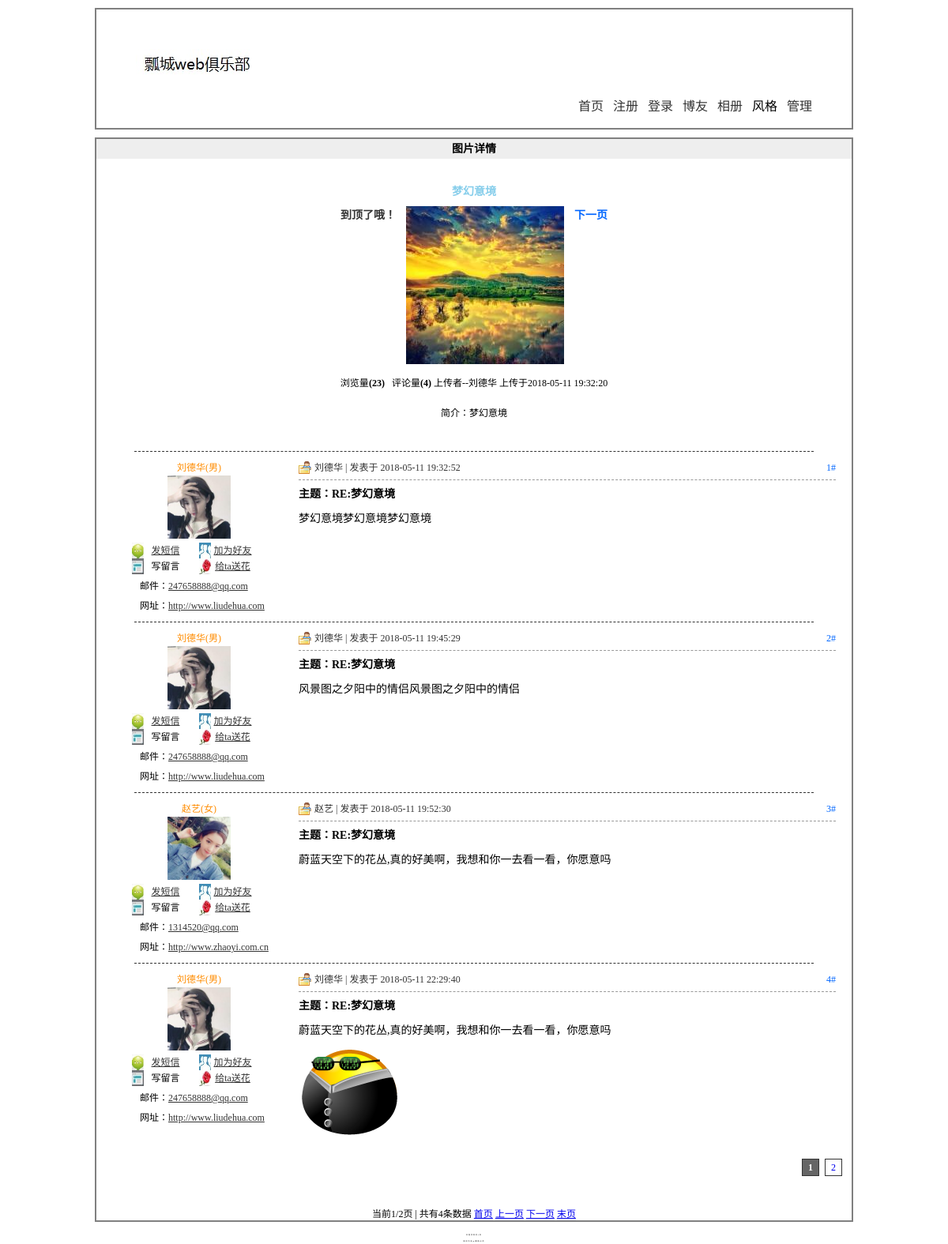
The app's page /photo_detail.php?id=32 with its own data.
### tables this page shows
CREATE TABLE IF NOT EXISTS `tg_photo` (
  `tg_id` mediumint(8) unsigned NOT NULL AUTO_INCREMENT,
  `tg_name` varchar(20) NOT NULL,
  `tg_url` varchar(200) NOT NULL,
  `tg_content` varchar(200) DEFAULT NULL,
  `tg_sid` mediumint(8) unsigned NOT NULL,
  `tg_username` varchar(20) NOT NULL DEFAULT '刘德华',
  `tg_readcount` smallint(5) NOT NULL DEFAULT '0',
  `tg_commendcount` smallint(5) NOT NULL DEFAULT '0',
  `tg_date` datetime NOT NULL,
  PRIMARY KEY (`tg_id`)
);

CREATE TABLE IF NOT EXISTS `tg_photo_commend` (
  `tg_id` mediumint(8) unsigned NOT NULL AUTO_INCREMENT,
  `tg_title` varchar(200) NOT NULL COMMENT '//评论标题',
  `tg_content` text NOT NULL COMMENT '//评论内容',
  `tg_sid` mediumint(8) unsigned NOT NULL COMMENT '//图片id',
  `tg_username` varchar(20) NOT NULL COMMENT '//评论者',
  `tg_date` datetime NOT NULL COMMENT '//评论时间',
  PRIMARY KEY (`tg_id`)
);

CREATE TABLE IF NOT EXISTS `tg_user` (
  `tg_id` int(10) unsigned NOT NULL AUTO_INCREMENT,
  `tg_username` varchar(20) NOT NULL,
  `tg_password` char(40) NOT NULL,
  `tg_question` varchar(20) NOT NULL,
  `tg_answer` char(40) NOT NULL,
  `tg_sex` char(1) NOT NULL,
  `tg_face` char(12) NOT NULL,
  `tg_switch` tinyint(1) unsigned NOT NULL DEFAULT '0',
  `tg_autograph` varchar(200) DEFAULT NULL,
  `tg_email` varchar(20) DEFAULT NULL,
  `tg_qq` varchar(10) DEFAULT NULL,
  `tg_url` varchar(40) DEFAULT NULL,
  PRIMARY KEY (`tg_id`)
);

### includes/mysql.func.php (called while the page is built, shortened)
<?php
function _query($sql){
	if(!$result=mysql_query($sql)){
		exit('SQL语句执行失败');
	}
	return $result;
}
function _fetch_array($sql){
	return mysql_fetch_array(_query($sql),MYSQL_ASSOC);
}
function _fetch_array_list($result){
	return mysql_fetch_array($result,MYSQL_ASSOC);
}
function _num_rows($result){
	return mysql_num_rows($result);
}
?>

### photo_detail.php (the view, shortened to what this page needs)
<?php
	require dirname(__FILE__)."./includes/common.inc.php";
	if(isset($_GET['id'])){
		if(!!$rows=_fetch_array("SELECT tg_id,tg_name,tg_url,tg_content,tg_sid,tg_username,
										tg_readcount,tg_commendcount,tg_date
										FROM tg_photo
										WHERE tg_id='{$_GET['id']}' LIMIT 1
							    ")){
			$_html=array();
			$_html['id']=$rows['tg_id'];
			$_html['sid']=$rows['tg_sid'];
			$_html['name']=$rows['tg_name'];
			$_html['url']=$rows['tg_url'];
			$_html['content']=$rows['tg_content'];
			$_html['username']=$rows['tg_username'];
			$_html['readcount']=$rows['tg_readcount'];
			$_html['commendcount']=$rows['tg_commendcount'];
			$_html['date']=$rows['tg_date'];
			$_html=_html($_html);
		   	$_id='id='.$_html['id'].'&';
			global $_pagenum,$_pagesize,$_page;
			page("SELECT tg_id FROM tg_photo_commend WHERE tg_sid='{$_html['id']}'",3);
			$result=_query("SELECT tg_title,tg_content,tg_username,tg_date
									FROM tg_photo_commend
									WHERE tg_sid='{$_html['id']}'
									ORDER BY tg_date ASC
							");
			$_html['preid']=_fetch_array("SELECT min(tg_id) AS id FROM tg_photo
										  WHERE tg_sid='{$_html['sid']}'
										        AND tg_id>'{$_html['id']}'
							");
			if(!empty($_html['preid']['id'])){
				$_html['pre']='<a href="photo_detail.php?id='.$_html['preid']['id'].'">上一页</a>';
			}else{
				$_html['pre']='<span>到顶了哦！</span>';
			}
			$_html['nextid']=_fetch_array("SELECT max(tg_id) AS id FROM tg_photo
										  WHERE tg_sid='{$_html['sid']}'
										        AND tg_id<'{$_html['id']}'
							");
			if(!empty($_html['nextid']['id'])){
				$_html['next']='<a href="photo_detail.php?id='.$_html['nextid']['id'].'">下一页</a>';
			}else{
				$_html['next']='<span>到底了哦！</span>';
			}
		}else{
			_alert_back('不存在此图片');
		}
	}else{
		_alert_back('非法操作');
	}
?>
<!DOCTYPE html>
<html>
	<head>
		<?php require ROOT_PATH."includes/title.inc.php";?>
	</head>
	<body>
		<?php
			require ROOT_PATH."includes/header.inc.php";
		?>
		<div id="photo">
			<h2>图片详情</h2>
			<dl class="detail">
				<dd class="name"><?php echo $_html['name']?></dd>
				<dt>
					<?php echo $_html['pre']?>
					<img src="<?php echo $_html['url']?>"/>
					<?php echo $_html['next']?>
				</dt>
				<dd>浏览量<strong>(<?php echo $_html['readcount']?>)</strong> &nbsp;
					评论量<strong>(<?php echo $_html['commendcount']?>)</strong>
				          上传者--<?php echo $_html['username']?>&nbsp;上传于<?php echo $_html['date']?></dd>
				<dd>简介：<?php echo  $_html['content']?></dd>
			</dl>
			<?php
				 $_i=1;
				 while(!!$rows=_fetch_array_list($result)){
				 	$_html['username']=$rows['tg_username'];
				   	$_html['retitle']=$rows['tg_title'];
				   	$_html['content']=$rows['tg_content'];
				   	$_html['date']=$rows['tg_date'];
					if(!!$rows=_fetch_array("SELECT tg_id,tg_sex,tg_face,tg_email,
												tg_url
												FROM tg_user
												WHERE tg_username='{$_html['username']}'")){
					$_html['userid']=$rows['tg_id'];
					$_html['sex']=$rows['tg_sex'];
				   	$_html['face']=$rows['tg_face'];
				   	$_html['email']=$rows['tg_email'];
				   	$_html['url']=$rows['tg_url'];
				   	$_html=_html($_html);
			   	}else{
			   	}
			?>
			<p class="line"></p>
			<div id="re">
				<dl>
					<dd class="user"><?php echo $_html['username'];?>(<?php echo $_html['sex']?>)</dd>
					<dt><img src="<?php echo $_html['face'] ?>" title="<?php echo $_html['username']?>"/></dt>
					<dd class="message"><a href="javascript:;" name="message" title="<?php echo $_html['userid']?>">发短信</a></dd>
					<dd class="friend"><a href="javascript:;" name="friend" title="<?php echo $_html['userid']?>"
						onclick="javascript:window.open('friend.php','friend','width=400,height=250,top=200,left=200')">
						加为好友</a></dd>
					<dd class="guest">写留言</dd>
					<dd class="flower"><a href="javascript:;" name="flower" title="<?php echo $_html['userid']?>"
						onclick="javascript:window.open('flower.php','flower','width=400,height=250,top=250,left=300')">
						给ta送花</a>
					</dd>
					<dd class="email">邮件：<a href="<?php echo $_html['email']?>"><?php echo $_html['email']?></a></dd>
					<dd class="url">网址：<a href="<?php echo $_html['url']?>"><?php echo $_html['url']?></a></dd>
				</dl>
				<div class="content">
					<div class="user">
						<span><?php echo $_i+(($_page-1)*$_pagesize);?>#</span><?php echo $_html['username']?>  | 发表于 <?php echo $_html['date']?>
					</div>
					<h3>
						主题：<?php echo $_html['retitle']?>
					</h3>
					<div class="detail">
						<?php echo _ubb($_html['content'])?>
					</div>
				</div>
			</div>
			<?php
				$_i++;
			}
				_page(1);
				_page(2);
			?>
		</div>
		<?php
			require ROOT_PATH."includes/footer.inc.php";
		?>
	</body>
</html>

### includes/global.func.php (shortened to what this page needs)
<?php
function _page($type){
	global $_page,$pagemax,$num,$_id;
	if($type==1){
	echo '<div id="page_num">';
		echo'<ul>';
			for($i=1;$i<=$pagemax;$i++){
				if($_page==$i){
					echo '<li><a href="'.SCRIPT.'.php?'.$_id.'page='.($i).'" class="selected">'.($i).'</a></li>';
				}else{
					echo '<li><a href="'.SCRIPT.'.php?'.$_id.'page='.($i).'">'.($i).'</a></li>';
				}
			}
		echo'</ul>';
	echo '</div>';
	}elseif($type==2){
		echo '<div id="page_text">';
			echo '<ul style="text-align: center;">';
				echo "<br/><br/>";
				echo "<a>当前{$_page}/{$pagemax}页  | 共有{$num}条数据</a>";
				echo ' <a href="'.SCRIPT.'.php?'.$_id.'page=1">首页</a> ';
				echo ' <a href="'.SCRIPT.'.php?'.$_id.'page='.($_page-1).'">上一页</a> ';
				echo ' <a href="'.SCRIPT.'.php?'.$_id.'page='.($_page+1).'">下一页</a> ';
				echo ' <a href="'.SCRIPT.'.php?'.$_id.'page='.$pagemax.'">末页</a> ';
			echo '</ul>';
		echo '</div>';
	}else{
		_page(1);
	}
}
function page($_sql,$size){
	if(isset($_GET['page'])){
		$_page=$_GET['page'];
		if(empty($_page)||$_page<0||!is_numeric($_page)){
			$_page=1;
		}else{
			$_page=intval($_page);
		}
	}else{
		$_page=1;
	}
	$_pagesize=$size;
	$num=_num_rows(_query($_sql));
	if($num==0){
		$_page=1;
	}else{
		$pagemax=ceil($num/$_pagesize);
	}
}
function _html($string){
	if(is_array($string)){
		foreach($string as $_key=>$_value){
		$string[$_key]=_html($_value);
		}
	}else{
		$string=htmlspecialchars($string);
	}
	return $string;
}
function _ubb($_string){
	$_string=nl2br($_string);
	$_string=preg_replace('/\[b\](.*)\[\/b\]/U','<strong>\1</strong>',$_string);
	$_string=preg_replace('/\[i\](.*)\[\/i\]/U','<em>\1</em>',$_string);
	$_string=preg_replace('/\[u\](.*)\[\/u\]/U','<span style="text-decoration: underline">\1</span>',$_string);
	$_string=preg_replace('/\[size=(.*)\](.*)\[\/size\]/U','<span style="font-size: \1px">\2</span>',$_string);
	$_string=preg_replace('/\[img\](.*)\[\/img\]/U','<img src="\1" alt="图片"/>',$_string);
	$_string=preg_replace('/\[flash\](.*)\[\/flash\]/U','<embed style="width:400px;height:400px" src="\1"/>',$_string);
	$_string=preg_replace('/\[color=(.*)\](.*)\[\/color\]/U','<span style="color:\1">\2</span>',$_string);
	$_string=preg_replace('/\[url\](.*)\[\/url\]/U','<a href="\1">\1</a>',$_string);
	$_string=preg_replace('/\[email\](.*)\[\/email\]/U','<a href="\1">\1</a>',$_string);
	return $_string;
}
?>

### css/css1/base.css (style rules this page uses)
* { padding: 0; margin: 0; }
body { width: 960px; margin: 0 auto;; background-color: #fff; }
ul { list-style-type: none; }
h2 { background: #eee; font-size: 14px; height: 25px; line-height: 25px; text-indent: 10px; }

### css/css1/photo_detail.css (style rules this page uses)
#photo { width: auto; height: auto; border: 2px solid gray; font-size: 12px; }
#photo h2 { text-indent: 0; text-align: center; }
#photo dl.detail { text-align: center; margin: 20px; }
#photo dl.detail dd { padding: 10px; }
#photo dl.detail dt a { font-size: 14px; text-decoration: none; color: #0066FF; font-weight: bold; padding: 10px; vertical-align: top; }
#photo dl.detail dt span { font-size: 14px; font-weight: bold; color: #333; padding: 10px; vertical-align: top; }
#photo dl.detail dd.name { font-size: 14px; font-weight: bold; color: skyblue; }
#photo p.line { width: 90%; clear: both; height: 10px; border-bottom: #333333 dashed 1px; margin: 0 auto; }
#photo div#re dl { width: 170px; float: left; padding: 10px 0 0 45px; }
#photo div#re dl dd { width: 85px; height: 20px; line-height: 20px; text-align: center; float: left; }
#photo #re dl dd.email { width: 220px; padding: 5px 0 0 10px; text-align: left; }
#photo #re dl dd.url { width: 250px; padding: 5px 0 0 10px; text-align: left; }
#photo #re dl dd.user { width: 170px; color: darkorange; text-align: center; }
#photo #re dl dd.message { background: url(../../img/1.jpg) no-repeat 0 center; background-size: 15px 100%; }
#photo #re dl dd.friend { background: url(../../img/2.jpg) no-repeat 0px center; background-size: 15px 100%; }
#photo #re dl dd.guest { background: url(../../img/3.jpg) no-repeat 0 center; background-size: 15px 100%; }
#photo #re dl dd.flower { background: url(../../img/4.jpg) no-repeat 0px center; background-size: 15px 100%; }
#photo div.content { float: right; width: 680px; padding: 5px 20px 0 0; }
#photo div.content .user { border-bottom: #999999 dashed 1px; background: url(../../img/user.jpg) no-repeat left center; padding: 0 0 0 20px; color: #333333; height: 30px; line-height: 30px; }
#photo div.content .user span { float: right; color: #0066FF; }
#photo div.content h3 { font-size: 14px; height: 35px; line-height: 35px; }
#photo div.content .detail { line-height: 200%; font-size: 14px; }
#photo div#re dl dt { width: 170px; margin: 0 0 5px 0; }
#photo div#re dl dt img { width: 80px; height: 80px; cursor: pointer; display: block; margin: 0 auto; }
#photo div#re dl dd a { color: #333; }

### photo_detail.php (style rules this page uses)
#page_num { height: 20px; clear: both; padding: 10px 0; position: relative; }
#page_num ul { position: absolute; right: 10px; height: 20px; }
#page_num ul li { float: left; width: 24px; height: 24px; margin-left: 5px; }
#page_num ul li a { display: block; width: 20px; height: 20px; line-height: 20px; border: 1px solid #333; text-align: center; text-decoration: none; }
#page_num ul li a:hover,#page_num ul li a.selected { background: #666; color: #fff; font-weight: bold; }

### records on screen
tg_photo: tg_url (picture), tg_readcount "23", tg_commendcount "4", tg_username "刘德华", tg_date "2018-05-11 19:32:20"
tg_photo_commend: username "刘德华", tg_user.tg_sex "男", tg_user.tg_face (picture), tg_user.tg_email "247658888@qq.com", tg_user.tg_url "http://www.liudehua.com", _pagesize "1", date "2018-05-11 19:32:52", retitle "RE:梦幻意境", _string "梦幻意境梦幻意境梦幻意境"
tg_photo_commend: username "刘德华", tg_user.tg_face (picture), _pagesize "2", date "2018-05-11 19:45:29", retitle "RE:梦幻意境", _string "风景图之夕阳中的情侣风景图之夕阳中的情侣"
tg_user: tg_sex "男", tg_email "247658888@qq.com", tg_url "http://www.liudehua.com"
tg_photo_commend: username "赵艺", tg_user.tg_sex "女", tg_user.tg_face (picture), tg_user.tg_email "1314520@qq.com", tg_user.tg_url "http://www.zhaoyi.com.cn", _pagesize "3", date "2018-05-11 19:52:30", retitle "RE:梦幻意境", _string "蔚蓝天空下的花丛,真的好美啊，我想和你一去看一看，你愿意吗"
tg_photo_commend: username "刘德华", tg_user.tg_face (picture), _pagesize "4", date "2018-05-11 22:29:40", retitle "RE:梦幻意境", _string "蔚蓝天空下的花丛,真的好美啊，我想和你一去看一看，你愿意吗"

### other values on screen
$_html['name'] "梦幻意境"
$_html['content'] "梦幻意境"
$_page "1"
$pagemax "2"
$num "4"
